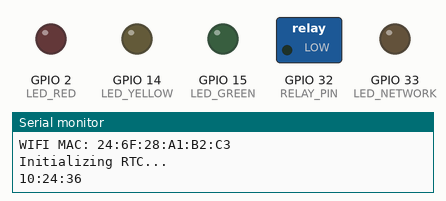
Simulated run of this program. Board: ESP32. Shown: switched loads named in the program (green lamp = pin HIGH), output pins drawn as LEDs (lit = HIGH), the last lines printed to the serial monitor. WiFi joins after 1.5 s; servers stay silent unless stated; network time is answered at once with the bench clock; the local clock reads 2024-03-15 10:24:30 at power-on unless the program sets it.

Above: at 6.5 s.
At 9.6 s:
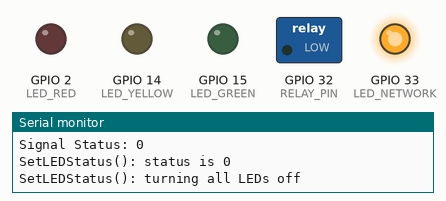
Timing chart, 0 to 14.2 s (numbered marks = the images above):
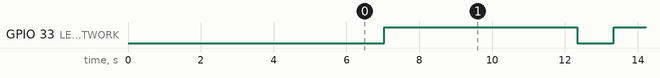

The program:

main.cpp
```cpp
#include <Arduino.h>
#include <WiFi.h>
//#include <Ethernet.h>
#include <HTTPClient.h>
#include <ESP32Time.h>
#include <NTPClient.h>
#include <WiFiUdp.h>

int LED_NETWORK = 33;
int LED_RED = 2;
int LED_YELLOW = 14;
int LED_GREEN = 15;
int RELAY_PIN = 32;
String WIFI_SSID = "0";
String WIFI_PWD = "";

uint8_t MAC_eth[6];
uint8_t MAC_wifi[6];

ESP32Time rtc(0);

//Time for hysteresis
int HystTime=60;

//EpochTime when Hysteresis timer was started
unsigned long HystTimeStarted=0;

enum NetworkConnection
   {
   DISCONNECTED = 0,
   WIFI = 1,
   LAN = 2,
   };
NetworkConnection connection = DISCONNECTED;


enum SignalStatus
   {
   OFF = 0,
   RED = 1,
   YELLOW = 2,
   GREEN = 3,
   };
SignalStatus lstatus = OFF;

enum RelayStatus
   {
   RELAYOFF = 0,
   RELAYON = 1,
   };
RelayStatus rstatus = RELAYOFF;


bool InitWiFi()
   {
   if(WiFi.status() == WL_CONNECTED)
      {
      return(1);
      }
   else
      {
      WiFi.mode(WIFI_STA);
      WiFi.begin(WIFI_SSID, WIFI_PWD);
      delay(1000);
      if(WiFi.status() == WL_CONNECTED)
         {
         return(1);
         }
      else
         {
         return(0);
         }
      }
   }

bool InitLAN()
   {

/* Commented out because LAN port doesnt work...?

Serial.println("Initializing LAN");
   if(Ethernet.localIP()!=0)
      {
      return(1);
      }
   else
      {
      Ethernet.begin(MAC_eth);
      delay(1000);
         if(Ethernet.localIP()!=0)
            {
            return(1);
            }
         else
            {
            return(0);
            }
      }*/
   return (0);
   }

SignalStatus GetData()
   {
   SignalStatus status;
   int energy_balance;
   switch(connection)
      {
      case DISCONNECTED:
         {
         Serial.println("GetData(): Network DISCONNECTED");
         return(OFF);
         break;
         }
      case WIFI:
         {
         Serial.println("GetData(): Network WIFI");
         Serial.println("Requesting Data via WiFi...");
         WiFiClient wificlient;
         HTTPClient httpclient;
         String serverPath = "http://alfons.siebenlinden.net/7lenergy/energy.json";
//         String serverPath = "http://alfons.siebenlinden.net/7lenergy/energy_test.json";
         httpclient.begin(wificlient, serverPath.c_str());
         int httpResponseCode = httpclient.GET();
         if (httpResponseCode>0)
            {
            String payload = httpclient.getString();
            int start_at = payload.lastIndexOf(":");
            String value = payload.substring(start_at + 3, payload.length() - 3);
            energy_balance = value.toInt();
            break;
            }
         else
            {
            return(OFF);
            break;
            }
         }
      case LAN:
         {
         Serial.println("GetData(): Network LAN");

         //temporary, fix later
         return(OFF);
         break;
         }
      }

   Serial.print("Energy balance:");
   Serial.println(energy_balance);

   if((energy_balance > 0) && (energy_balance < 1000 ))
      {
      Serial.println("Signal is YELLOW");
      status=YELLOW;
      return(status);
      }

   if(energy_balance >= 1000)
      {
      Serial.println("Signal is GREEN");
      status=GREEN;
      return(status);
      }

   if(energy_balance <= 0)
      {
      Serial.println("Signal is RED");
      status=RED;
      return(status);
      }

   }

void SetLEDSignal(SignalStatus status)
   {
   Serial.print("SetLEDStatus(): status is ");
   Serial.println(status);
   switch(status)
      {
      case GREEN:
         {
         Serial.println("SetLEDStatus(): turning green LED on");
         digitalWrite(LED_GREEN, HIGH);
         digitalWrite(LED_YELLOW, LOW);
         digitalWrite(LED_RED, LOW);
         break;
         }
      case YELLOW:
         {
         Serial.println("SetLEDStatus(): turning yellow LED on");
         digitalWrite(LED_GREEN, LOW);
         digitalWrite(LED_YELLOW, HIGH);
         digitalWrite(LED_RED, LOW);
         break;
         }
      case RED:
         {
         Serial.println("SetLEDStatus(): turning red LED on");
         digitalWrite(LED_GREEN, LOW);
         digitalWrite(LED_YELLOW, LOW);
         digitalWrite(LED_RED, HIGH);
         break;
         }
      case OFF:
         {
         Serial.println("SetLEDStatus(): turning all LEDs off");
         digitalWrite(LED_GREEN, LOW);
         digitalWrite(LED_YELLOW, LOW);
         digitalWrite(LED_RED, LOW);
         break;
         }


      }

   }

void SetRelayStatus(SignalStatus LEDstatus)
   {

   switch(LEDstatus)
       {
       case RED:
          {
          if((rtc.getLocalEpoch()-HystTimeStarted)>HystTime)
             {
             digitalWrite(RELAY_PIN, LOW);
             rstatus=RELAYOFF;
             break;
             }
          }
       case YELLOW:
          {
          if((rtc.getLocalEpoch()-HystTimeStarted)>HystTime)
             {
             digitalWrite(RELAY_PIN, LOW);
             rstatus=RELAYOFF;
             break;
             }
          }
       case GREEN:
          {
          digitalWrite(RELAY_PIN, HIGH);
	  rstatus=RELAYON;
          HystTimeStarted=rtc.getLocalEpoch();
          break;
          }
       case OFF:
          {
          if((rtc.getLocalEpoch()-HystTimeStarted)>HystTime)
             {
             digitalWrite(RELAY_PIN, LOW);
             rstatus=RELAYOFF;
             break;
             }
          }
       }
   }


void InitRTC()
   {
   Serial.println("Initializing RTC...");
   WiFiUDP ntpUDP;
   NTPClient timeClient(ntpUDP, "ptbtime1.ptb.de", 3600);
   timeClient.begin();
   timeClient.update();
   rtc.setTime(timeClient.getEpochTime());
   String formattedTime = timeClient.getFormattedTime();
   Serial.println(formattedTime);
   }


/*=======================================================================*/

void setup()
   {

   Serial.begin(9600);
   delay(5000);

   pinMode(LED_NETWORK, OUTPUT);
   pinMode(LED_RED, OUTPUT);
   pinMode(LED_YELLOW, OUTPUT);
   pinMode(LED_GREEN, OUTPUT);
   pinMode(RELAY_PIN, OUTPUT);
   //get MAC Addresses
   esp_read_mac(MAC_eth, ESP_MAC_ETH);
   Serial.print("ETH MAC: "); for (int i = 0; i < 5; i++) {Serial.printf("%02X:", MAC_eth[i]);} Serial.printf("%02X\n", MAC_eth[5]);
   esp_read_mac(MAC_wifi, ESP_MAC_WIFI_STA);
   Serial.print("WIFI MAC: ");   for (int i = 0; i < 5; i++) {Serial.printf("%02X:", MAC_wifi[i]);} Serial.printf("%02X\n", MAC_wifi[5]);
   InitWiFi();
//   InitLAN(); LAN port not working...? -> maybe fix later
   InitRTC();
   }


void loop()
   {

   digitalWrite(LED_NETWORK, LOW);
   connection = DISCONNECTED;;
   delay(1000);

   if(InitWiFi())
      {
      Serial.print("...WiFi is ON, IP is:");
      Serial.println(WiFi.localIP());
      digitalWrite(LED_NETWORK, HIGH);
      connection=WIFI;
      }
   else
      {
      Serial.println("...Wifi is OFF");
      }

if (InitLAN())
      {

      Serial.print("...LAN is ON, IP is: ");
 //     Serial.println(Ethernet.localIP());
      connection= LAN;
      }
   else
      {
      Serial.println("...LAN is OFF");
      }


//   Serial.print("Time is: ");
   //ESP32Time tnow = rtc.now();

   Serial.print("Time is: ");
   Serial.println(rtc.getDateTime());
   SignalStatus status = GetData();
   Serial.print("Signal Status: ");
   Serial.println(status);
   SetLEDSignal(status);
   SetRelayStatus(status);

   delay(5000);
   }


/*   if(WiFi.status() == WL_CONNECTED)
      {
      Serial.println("Connected");
      Serial.println(
      }
   else
      {
      Serial .println("Not connected");
      delay(2000);
      }
*/
```

Measured:
- by itself, GPIO 33 (LED_NETWORK): alternates HIGH for 5.3 s and LOW for 1.0 s
